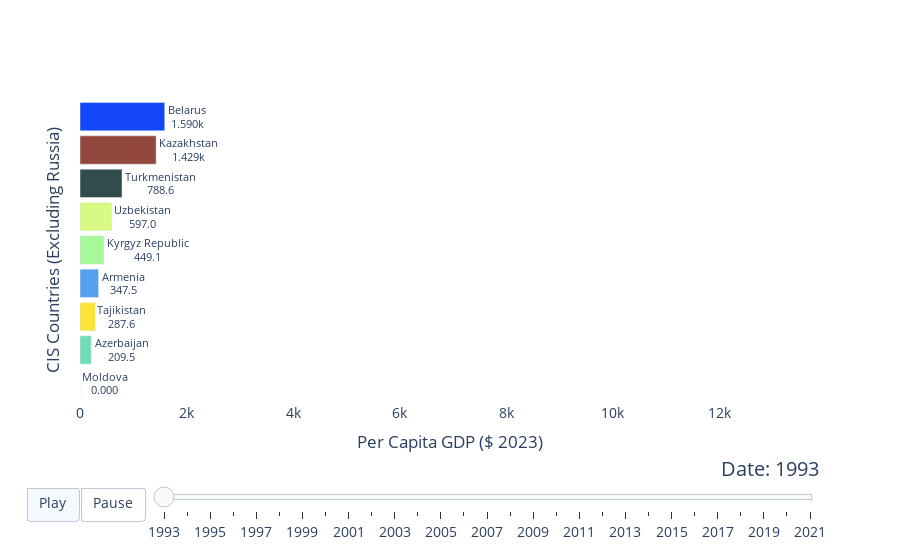

The code cell stored with this chart in its notebook:
### Markdown cell above
I ran an intial test to see racely's functionality and default formatting

### Code cell
my_raceplot = barplot(data,  item_column='Country Name', value_column='Per Capita GDP', time_column='Year')

my_raceplot.plot(item_label = 'CIS Countries (Excluding Russia)', value_label = 'Per Capita GDP ($ 2023)', frame_duration = 800)

### Figure 1 — Plotly figure (JSON) as saved in the notebook; plotly's stock layout.template omitted (floating-point values rounded to 4 significant figures)
{"data": [{"cliponaxis": false, "hoverinfo": "all", "marker": {"color": ["rgb(182, 19, 216)", "rgb(114, 221, 180)", "rgb(250, 228, 57)", "rgb(85, 160, 240)", "rgb(166, 248, 152)", "rgb(216, 249, 131)", "rgb(49, 76, 77)", "rgb(147, 72, 61)", "rgb(20, 71, 250)"]}, "orientation": "h", "textangle": 0, "textposition": "outside", "texttemplate": "%{y}<br>%{x:.4s}", "type": "bar", "x": [0, 209.5, 287.6, 347.5, 449.1, 597.0, 788.6, 1429.0, 1590.0], "y": ["Moldova", "Azerbaijan", "Tajikistan", "Armenia", "Kyrgyz Republic", "Uzbekistan", "Turkmenistan", "Kazakhstan", "Belarus"]}], "layout": {"bargap": 0.15, "font": {"size": 14}, "plot_bgcolor": "#FFFFFF", "sliders": [{"active": 0, "currentvalue": {"font": {"size": 20}, "prefix": "Date: ", "visible": true, "xanchor": "right"}, "len": 0.9, "pad": {"b": 10, "t": 50}, "steps": [{"args": [["1993"], {"frame": {"duration": 800, "redraw": false}, "mode": "immediate", "transition": {"duration": 800}}], "label": "1993", "method": "animate"}, {"args": [["1994"], {"frame": {"duration": 800, "redraw": false}, "mode": "immediate", "transition": {"duration": 800}}], "label": "1994", "method": "animate"}, {"args": [["1995"], {"frame": {"duration": 800, "redraw": false}, "mode": "immediate", "transition": {"duration": 800}}], "label": "1995", "method": "animate"}, {"args": [["1996"], {"frame": {"duration": 800, "redraw": false}, "mode": "immediate", "transition": {"duration": 800}}], "label": "1996", "method": "animate"}, {"args": [["1997"], {"frame": {"duration": 800, "redraw": false}, "mode": "immediate", "transition": {"duration": 800}}], "label": "1997", "method": "animate"}, {"args": [["1998"], {"frame": {"duration": 800, "redraw": false}, "mode": "immediate", "transition": {"duration": 800}}], "label": "1998", "method": "animate"}, {"args": [["1999"], {"frame": {"duration": 800, "redraw": false}, "mode": "immediate", "transition": {"duration": 800}}], "label": "1999", "method": "animate"}, {"args": [["2000"], {"frame": {"duration": 800, "redraw": false}, "mode": "immediate", "transition": {"duration": 800}}], "label": "2000", "method": "animate"}, {"args": [["2001"], {"frame": {"duration": 800, "redraw": false}, "mode": "immediate", "transition": {"duration": 800}}], "label": "2001", "method": "animate"}, {"args": [["2002"], {"frame": {"duration": 800, "redraw": false}, "mode": "immediate", "transition": {"duration": 800}}], "label": "2002", "method": "animate"}, {"args": [["2003"], {"frame": {"duration": 800, "redraw": false}, "mode": "immediate", "transition": {"duration": 800}}], "label": "2003", "method": "animate"}, {"args": [["2004"], {"frame": {"duration": 800, "redraw": false}, "mode": "immediate", "transition": {"duration": 800}}], "label": "2004", "method": "animate"}, {"args": [["2005"], {"frame": {"duration": 800, "redraw": false}, "mode": "immediate", "transition": {"duration": 800}}], "label": "2005", "method": "animate"}, {"args": [["2006"], {"frame": {"duration": 800, "redraw": false}, "mode": "immediate", "transition": {"duration": 800}}], "label": "2006", "method": "animate"}, {"args": [["2007"], {"frame": {"duration": 800, "redraw": false}, "mode": "immediate", "transition": {"duration": 800}}], "label": "2007", "method": "animate"}, {"args": [["2008"], {"frame": {"duration": 800, "redraw": false}, "mode": "immediate", "transition": {"duration": 800}}], "label": "2008", "method": "animate"}, {"args": [["2009"], {"frame": {"duration": 800, "redraw": false}, "mode": "immediate", "transition": {"duration": 800}}], "label": "2009", "method": "animate"}, {"args": [["2010"], {"frame": {"duration": 800, "redraw": false}, "mode": "immediate", "transition": {"duration": 800}}], "label": "2010", "method": "animate"}, {"args": [["2011"], {"frame": {"duration": 800, "redraw": false}, "mode": "immediate", "transition": {"duration": 800}}], "label": "2011", "method": "animate"}, {"args": [["2012"], {"frame": {"duration": 800, "redraw": false}, "mode": "immediate", "transition": {"duration": 800}}], "label": "2012", "method": "animate"}, {"args": [["2013"], {"frame": {"duration": 800, "redraw": false}, "mode": "immediate", "transition": {"duration": 800}}], "label": "2013", "method": "animate"}, {"args": [["2014"], {"frame": {"duration": 800, "redraw": false}, "mode": "immediate", "transition": {"duration": 800}}], "label": "2014", "method": "animate"}, {"args": [["2015"], {"frame": {"duration": 800, "redraw": false}, "mode": "immediate", "transition": {"duration": 800}}], "label": "2015", "method": "animate"}, {"args": [["2016"], {"frame": {"duration": 800, "redraw": false}, "mode": "immediate", "transition": {"duration": 800}}], "label": "2016", "method": "animate"}, {"args": [["2017"], {"frame": {"duration": 800, "redraw": false}, "mode": "immediate", "transition": {"duration": 800}}], "label": "2017", "method": "animate"}, {"args": [["2018"], {"frame": {"duration": 800, "redraw": false}, "mode": "immediate", "transition": {"duration": 800}}], "label": "2018", "method": "animate"}, {"args": [["2019"], {"frame": {"duration": 800, "redraw": false}, "mode": "immediate", "transition": {"duration": 800}}], "label": "2019", "method": "animate"}, {"args": [["2020"], {"frame": {"duration": 800, "redraw": false}, "mode": "immediate", "transition": {"duration": 800}}], "label": "2020", "method": "animate"}, {"args": [["2021"], {"frame": {"duration": 800, "redraw": false}, "mode": "immediate", "transition": {"duration": 800}}], "label": "2021", "method": "animate"}], "transition": {"duration": 300, "easing": "cubic-in-out"}, "x": 0.1, "xanchor": "left", "y": 0, "yanchor": "top"}], "updatemenus": [{"buttons": [{"args": [null, {"frame": {"duration": 800, "redraw": false}, "fromcurrent": true, "transition": {"duration": 800, "easing": "quadratic-in-out"}}], "label": "Play", "method": "animate"}, {"args": [[null], {"frame": {"duration": 0, "redraw": false}, "mode": "immediate", "transition": {"duration": 0}}], "label": "Pause", "method": "animate"}], "direction": "left", "pad": {"r": 10, "t": 87}, "showactive": true, "type": "buttons", "x": 0.1, "xanchor": "right", "y": 0, "yanchor": "top"}], "xaxis": {"range": [0, 13890.0], "showline": true, "showticklabels": true, "title": {"text": "Per Capita GDP ($ 2023)"}, "visible": true}, "yaxis": {"showline": false, "showticklabels": false, "title": {"text": "CIS Countries (Excluding Russia)"}, "visible": true}}}
